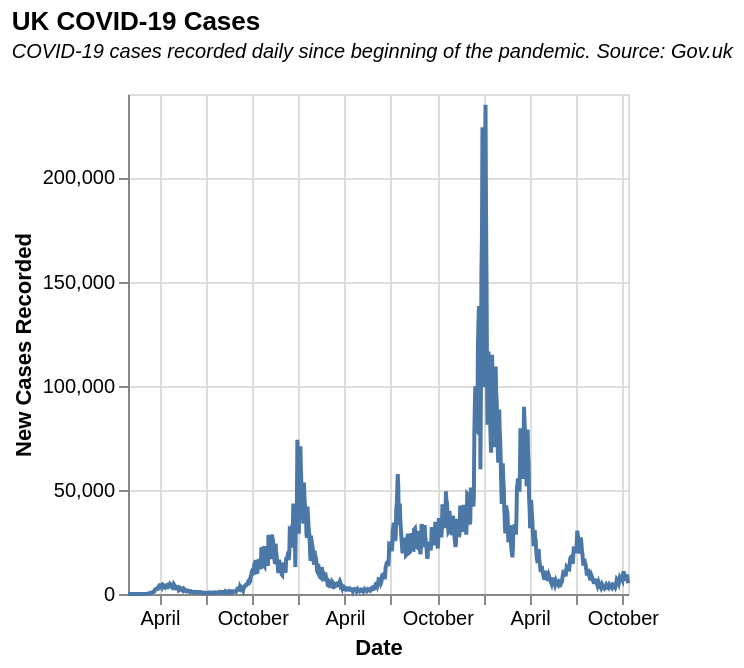

Source (Vega-Lite JSON):
### Vega-Lite specification from a JSON file in a GitHub repository (floating-point values rounded to 4 significant figures; data arrays with more than 128 entries replaced by an {"elided": "..."} marker saying what was removed)
{"$schema": "https://vega.github.io/schema/vega-lite/v5.json", "description": "A simple bar chart with embedded data.", "title": {"text": "UK COVID-19 Cases", "subtitle": ["COVID-19 cases recorded daily since beginning of the pandemic. Source: Gov.uk ", ""], "subtitleFontStyle": "italic", "subtitleFontSize": 10, "anchor": "start", "color": "black"}, "height": 250, "width": 250, "data": {"values": {"elided": "987 records"}}, "mark": "line", "encoding": {"x": {"field": "date", "type": "temporal", "axis": {"labelAngle": 0}, "title": "Date"}, "y": {"field": "newCasesBySpecimenDate", "type": "quantitative", "title": "New Cases Recorded"}}}
